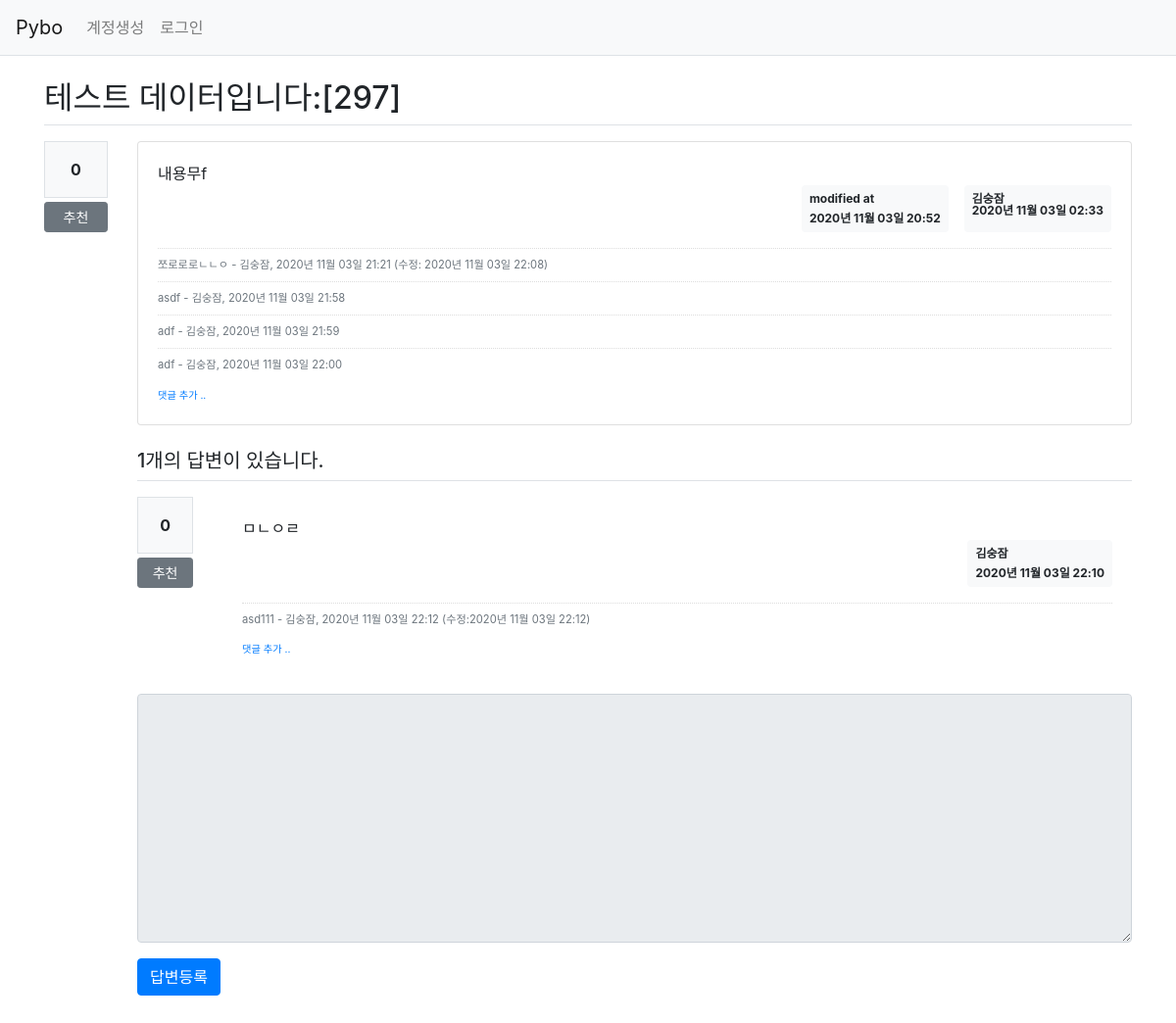
Before: /question/detail/303/ with the older database file.
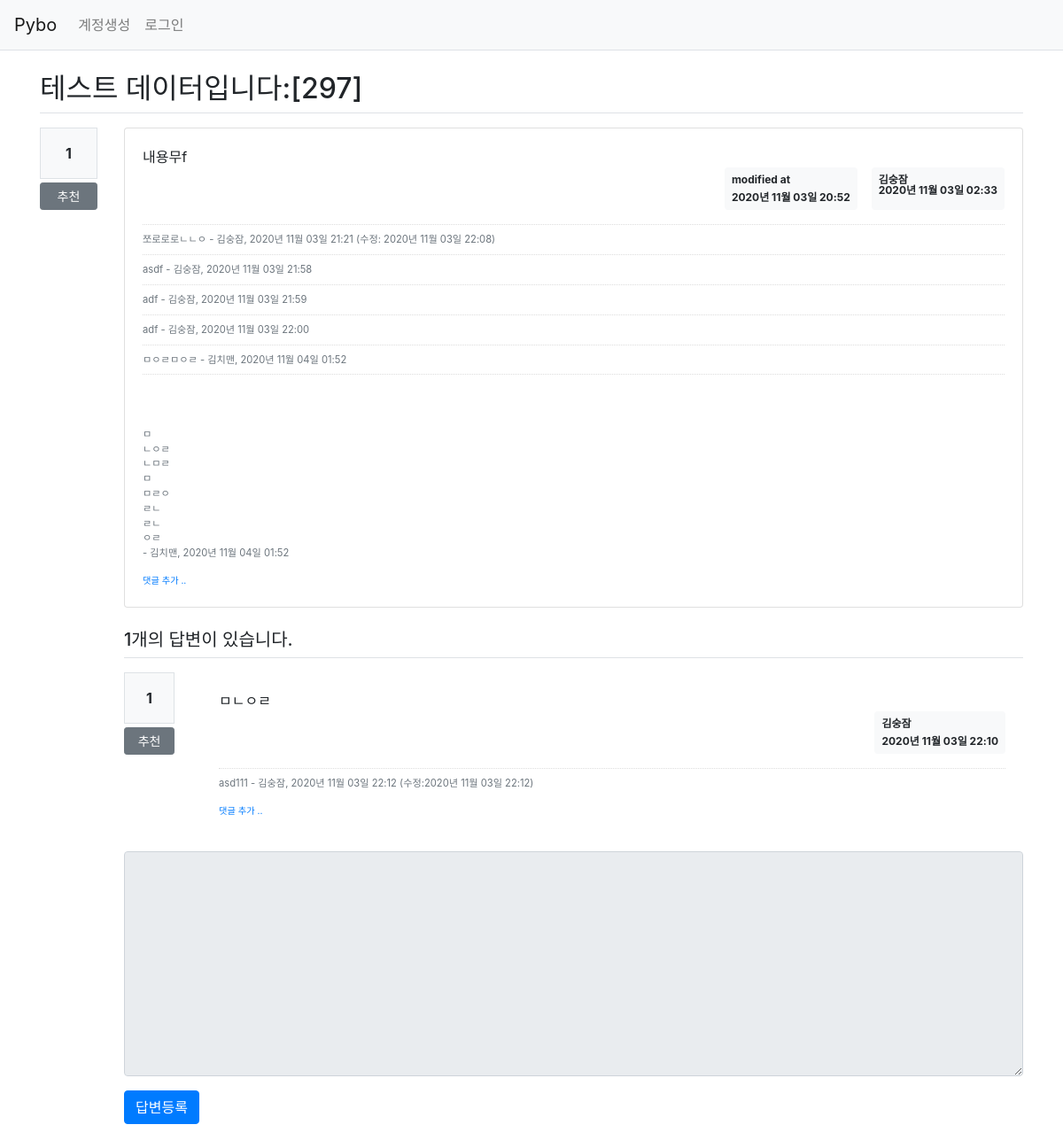
After: the same page with the newer database file.
### pybo/models.py (models this page shows)
class Question(db.Model):
    id = db.Column(db.Integer, primary_key=True)
    subject = db.Column(db.String(200), nullable=False)
    content = db.Column(db.Text(), nullable=False)
    create_date = db.Column(db.DateTime(), nullable=False)
    modify_date = db.Column(db.DateTime(), nullable=True)
    user_id = db.Column(
        db.Integer,
        db.ForeignKey("user.id", ondelete="CASCADE"),
        nullable=False,
    )
    user = db.relationship(
        "User", backref=db.backref("question_set")
    )  # question을 이용해 user를 참조하기 위함
    voter = db.relationship(
        "User", secondary=question_voter, backref=db.backref("question_voter_set")
    )

class User(db.Model):
    id = db.Column(db.Integer, primary_key=True)
    username = db.Column(db.String(150), unique=True, nullable=False)
    password = db.Column(db.String(200), nullable=False)
    email = db.Column(db.String(120), unique=True, nullable=False)

class Comment(db.Model):
    id = db.Column(db.Integer, primary_key=True)
    user_id = db.Column(
        db.Integer, db.ForeignKey("user.id", ondelete="CASCADE"), nullable=False
    )
    user = db.relationship("User", backref=db.backref("comment_set"))
    content = db.Column(db.Text(), nullable=False)
    create_date = db.Column(db.DateTime(), nullable=False)
    modify_date = db.Column(db.DateTime())
    question_id = db.Column(
        db.Integer, db.ForeignKey("question.id", ondelete="CASCADE"), nullable=True
    )
    question = db.relationship("Question", backref=db.backref("comment_set"))
    answer_id = db.Column(
        db.Integer, db.ForeignKey("answer.id", ondelete="CASCADE"), nullable=True
    )
    answer = db.relationship("Answer", backref=db.backref("comment_set"))

class Answer(db.Model):
    id = db.Column(db.Integer, primary_key=True)
    question_id = db.Column(
        db.Integer, db.ForeignKey("question.id", ondelete="CASCADE")
    )
    question = db.relationship(
        "Question", backref=db.backref("answer_set")
    )  # backref 속성은 answer.question.subject 와는 반대로 질문에서 답변모델을 참조하기 위해서 사용되는 속성이다. 중요한 기능
    content = db.Column(db.Text(), nullable=False)
    create_date = db.Column(db.DateTime(), nullable=False)
    modify_date = db.Column(db.DateTime(), nullable=True)
    user_id = db.Column(
        db.Integer,
        db.ForeignKey("user.id", ondelete="CASCADE"),
        nullable=False
    )
    user = db.relationship("User", backref=db.backref("answer_set"))
    voter = db.relationship(
        "User", secondary=answer_voter, backref=db.backref("answer_voter_set")
    )

### pybo/views/question_views.py (the view)
@bp.route("/detail/<int:question_id>/")
def detail(question_id):
    form = AnswerForm()
    question = Question.query.get_or_404(question_id)
    return render_template(
        "question/question_detail.html", question=question, form=form
    )

### pybo/forms.py
class AnswerForm(FlaskForm):
    content = TextAreaField("내용", validators=[DataRequired("내용은 필수입력 항목입니다.")])

### pybo/filter.py (called while the page is built)
def format_datetime(value, fmt='%Y년 %m월 %d일 %H:%M'): # fmt가 따로 전달되지 않을 경우 저 값을 디폴트로 쓰겠다는 의미
    return value.strftime(fmt)

### pybo/views/auth_views.py (called while the page is built)
@bp.before_app_request
def load_logged_in_user():
    user_id = session.get("user_id")
    if user_id is None:
        g.user = None
    else:
        g.user = User.query.get(user_id)

### pybo/templates/question/question_detail.html (shortened to what this page needs)
{% extends 'base.html' %}
{% block content %}
<div class="container my-3">
    <h2 class="border-bottom py-2">{{ question.subject }}</h2>
    <div class="row my-3">
        <div class="col-1">
            <div class="bg-light text-center p-3 border font-weight-bolder mb-1">{{ question.voter|length }}</div>
            <a href="#" data-uri="{{ url_for('vote.question', question_id=question.id)}}"
                class="recommend btn btn-sm btn-secondary btn-block my-1">추천</a>
        </div>
        <div class="col-11">
            <div class="card">
                <div class="card-body">
                    <div class="card-text" style="white-space: pre-line;">{{ question.content }}</div>
                    <div class="d-flex justify-content-end">
                        {% if question.modify_date %}
                        <div class="badge badge-light p-2 text-left mx-3">
                            <div class="mb-2">modified at </div>
                            <div>{{ question.modify_date|datetime }}</div>
                        </div>
                        {% endif %}
                        <div class="badge badge-light p-2 text-left">
                            <div>{{ question.user.username }}</div>
                            <div>{{ question.create_date|datetime }}</div>
                        </div>
                    </div>
        {% if question.comment_set|length > 0 %}
        <div class="mt-3">
            {% for comment in question.comment_set %}
            <div class="comment py-2 text-muted">
                <span style="white-space: pre-line;">{{ comment.content }}</span>
                <span>
                    - {{ comment.user.username }}, {{ comment.create_date|datetime }}
                    {% if comment.modify_date %}
                    (수정: {{ comment.modify_date|datetime }})
                    {% endif %}
                </span>
            </div>
            {% endfor %}
        </div>
        {% endif %}
        <div>
            <a href=" {{ url_for('comment.create_question', question_id=question.id )}}" class="small"><small>댓글 추가
                    ..</small></a>
        </div>
    </div>
</div>
<h5 class="border-bottom my-3 py-2">{{ question.answer_set|length }}개의 답변이 있습니다.</h5>
{% for answer in question.answer_set %}
<div class="row my-3">
    <div class="col-1">
        <div class="bg-light text-center p-3 border font-weight-bolder mb-1">{{ answer.voter|length }}</div>
        <a href="#" data-uri="{{ url_for('vote.answer', answer_id=answer.id) }}"
            class="recommend btn btn-sm btn-secondary btn-block my-1">추천</a>
    </div>
    <div class="col-11">
        <div class="card-body">
            <div class="card-text" style="white-space: pre-line;">{{ answer.content }}</div>
            <div class="d-flex justify-content-end">
                <div class="badge badge-light p-2 text-left">
                    <div class="mb-2">{{ answer.user.username }}</div>
                    <div>{{ answer.create_date|datetime}}</div>
                </div>
            </div>
            {% if answer.comment_set|length > 0 %}
            <div class="mt-3">
                {% for comment in answer.comment_set %}
                <div class="comment py-2 text-muted">
                    <span style="white-space: pre-line;">{{ comment.content }}</span>
                    <span>
                        - {{ comment.user.username }}, {{ comment.create_date|datetime }}
                        {% if comment.modify_date %}
                        (수정:{{ comment.modify_date|datetime }})
                        {% endif %}
                    </span>
                </div>
                {% endfor %}
            </div>
            {% endif %}
            <div>
                <a href="{{ url_for('comment.create_answer', answer_id=answer.id) }}" class="small"><small>댓글 추가
                        ..</small></a>
            </div>
        </div>
    </div>
</div>
{% endfor %}
<form action="{{ url_for('answer.create', question_id=question.id) }}" method="post" class="my-3">
    <div class="form-group">
        <textarea {% if not g.user %}disabled{% endif %} name="content" id="content" class="form-control"
            rows="10"></textarea>
    </div>
    <input type="submit" value="답변등록" class="btn btn-primary">
</form>
</div>
{% endblock %}

### pybo/templates/base.html (shortened to what this page needs)
<!doctype html>
<html lang="ko">
<head>
    <link rel="stylesheet" href="{{ url_for('static', filename='bootstrap.min.css') }}">
    <link rel="stylesheet" href="{{ url_for('static', filename='style.css') }}">
</head>
<body>
    {% include "navbar.html" %}
    {% block content %}
    {% endblock %}
</body>
</html>

### pybo/templates/navbar.html (shortened to what this page needs)
<nav class="navbar navbar-expand-lg navbar-light bg-light border-bottom">
    <a class="navbar-brand" href="{{ url_for('main.index') }}">Pybo</a>
    <div class="collapse navbar-collapse flex-grow-0" id="navbarNav">
        {% if g.user %}
        <ul class="navbar-nav">
            <li class="nav-item">
                <a class="nav-linkn" href="{{ url_for('auth.logout') }}">{{ g.user.username }} (로그아웃)</a>
            </li>
        </ul>
        {% else %}
        <ul class="navbar-nav">
            <li class="nav-item ">
                <a class="nav-link" href="{{ url_for('auth.signup') }}">계정생성</a>
            </li>
            <li class="nav-item ">
                <a class="nav-link" href="{{ url_for('auth.login') }}">로그인</a>
            </li>
        </ul>
        {% endif %}
    </div>
</nav>

### pybo/static/style.css (style rules this page uses)
.comment { border-top:dotted 1px #ddd; font-size: 0.7em; }

Changed rows visible on the page:
added Comment: content "ㅁㅇㄹㅁㅇㄹ", user.username "김치맨", create_date "2020년 11월 04일 01:52", shown under "테스트 데이터입니다:[297]"
added Comment: content "ㅁ ㄴㅇㄹ ㄴㅁㄹ ㅁ ㅁㄹㅇ ㄹㄴ ㄹㄴ ㅇㄹ", user.username "김치맨", create_date "2020년 11월 04일 01:52", shown under "테스트 데이터입니다:[297]"
computed for Answer "ㅁㄴㅇㄹ": voter|length "0" → "1"
Other visible differences:
{{ question.voter|length }}: "0" → "1"
